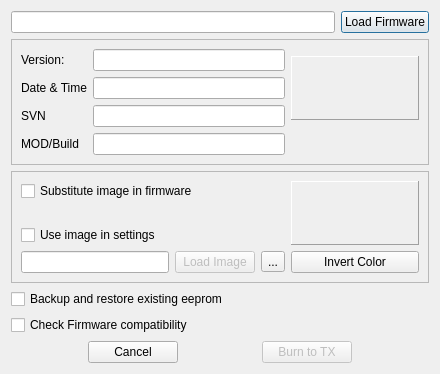
<?xml version="1.0" encoding="UTF-8"?>
<ui version="4.0">
 <class>burnDialog</class>
 <widget class="QDialog" name="burnDialog">
  <property name="geometry">
   <rect>
    <x>0</x>
    <y>0</y>
    <width>440</width>
    <height>354</height>
   </rect>
  </property>
  <property name="sizePolicy">
   <sizepolicy hsizetype="MinimumExpanding" vsizetype="Minimum">
    <horstretch>0</horstretch>
    <verstretch>0</verstretch>
   </sizepolicy>
  </property>
  <property name="minimumSize">
   <size>
    <width>440</width>
    <height>0</height>
   </size>
  </property>
  <property name="windowTitle">
   <string>Customize Splash</string>
  </property>
  <property name="windowIcon">
   <iconset>
    <normaloff>:/images/c_home.png</normaloff>:/images/c_home.png</iconset>
  </property>
  <layout class="QGridLayout" name="gridLayout_7">
   <item row="0" column="0">
    <layout class="QGridLayout" name="gridLayout_4">
     <item row="1" column="0">
      <widget class="QFrame" name="FramFWInfo">
       <property name="sizePolicy">
        <sizepolicy hsizetype="MinimumExpanding" vsizetype="Minimum">
         <horstretch>0</horstretch>
         <verstretch>0</verstretch>
        </sizepolicy>
       </property>
       <property name="frameShape">
        <enum>QFrame::StyledPanel</enum>
       </property>
       <property name="frameShadow">
        <enum>QFrame::Raised</enum>
       </property>
       <layout class="QGridLayout" name="gridLayout_5">
        <item row="0" column="0">
         <widget class="QLabel" name="versionLabel">
          <property name="text">
           <string>Version:</string>
          </property>
         </widget>
        </item>
        <item row="0" column="1">
         <widget class="QLineEdit" name="VersionField">
          <property name="readOnly">
           <bool>true</bool>
          </property>
         </widget>
        </item>
        <item row="0" column="2" rowspan="3">
         <widget class="QLabel" name="FwImage">
          <property name="sizePolicy">
           <sizepolicy hsizetype="Minimum" vsizetype="Minimum">
            <horstretch>0</horstretch>
            <verstretch>0</verstretch>
           </sizepolicy>
          </property>
          <property name="minimumSize">
           <size>
            <width>128</width>
            <height>64</height>
           </size>
          </property>
          <property name="maximumSize">
           <size>
            <width>128</width>
            <height>64</height>
           </size>
          </property>
          <property name="frameShape">
           <enum>QFrame::Panel</enum>
          </property>
          <property name="frameShadow">
           <enum>QFrame::Raised</enum>
          </property>
          <property name="text">
           <string/>
          </property>
          <property name="scaledContents">
           <bool>true</bool>
          </property>
         </widget>
        </item>
        <item row="1" column="0">
         <widget class="QLabel" name="dateLabel">
          <property name="text">
           <string>Date &amp; Time</string>
          </property>
         </widget>
        </item>
        <item row="1" column="1">
         <widget class="QLineEdit" name="DateField">
          <property name="readOnly">
           <bool>true</bool>
          </property>
         </widget>
        </item>
        <item row="2" column="0">
         <widget class="QLabel" name="svnLabel">
          <property name="text">
           <string>SVN</string>
          </property>
         </widget>
        </item>
        <item row="2" column="1">
         <widget class="QLineEdit" name="SVNField">
          <property name="readOnly">
           <bool>true</bool>
          </property>
         </widget>
        </item>
        <item row="3" column="0">
         <widget class="QLabel" name="buildLabel">
          <property name="text">
           <string>MOD/Build</string>
          </property>
         </widget>
        </item>
        <item row="3" column="1">
         <widget class="QLineEdit" name="ModField">
          <property name="readOnly">
           <bool>true</bool>
          </property>
         </widget>
        </item>
       </layout>
      </widget>
     </item>
     <item row="0" column="0">
      <layout class="QHBoxLayout" name="horizontalLayout_2">
       <item>
        <widget class="QLineEdit" name="FWFileName">
         <property name="enabled">
          <bool>true</bool>
         </property>
         <property name="sizePolicy">
          <sizepolicy hsizetype="Expanding" vsizetype="Minimum">
           <horstretch>0</horstretch>
           <verstretch>0</verstretch>
          </sizepolicy>
         </property>
         <property name="readOnly">
          <bool>true</bool>
         </property>
        </widget>
       </item>
       <item>
        <widget class="QPushButton" name="FlashLoadButton">
         <property name="sizePolicy">
          <sizepolicy hsizetype="Minimum" vsizetype="Minimum">
           <horstretch>0</horstretch>
           <verstretch>0</verstretch>
          </sizepolicy>
         </property>
         <property name="text">
          <string>Load Firmware</string>
         </property>
        </widget>
       </item>
      </layout>
     </item>
     <item row="2" column="0">
      <widget class="QFrame" name="SplashFrame">
       <property name="sizePolicy">
        <sizepolicy hsizetype="MinimumExpanding" vsizetype="Minimum">
         <horstretch>0</horstretch>
         <verstretch>0</verstretch>
        </sizepolicy>
       </property>
       <property name="frameShape">
        <enum>QFrame::StyledPanel</enum>
       </property>
       <property name="frameShadow">
        <enum>QFrame::Raised</enum>
       </property>
       <layout class="QGridLayout" name="gridLayout_3">
        <item row="0" column="0">
         <layout class="QGridLayout" name="SplashLayout">
          <item row="0" column="1">
           <layout class="QGridLayout" name="gridLayout_2">
            <item row="0" column="0">
             <widget class="QLabel" name="imageLabel">
              <property name="sizePolicy">
               <sizepolicy hsizetype="Minimum" vsizetype="Minimum">
                <horstretch>0</horstretch>
                <verstretch>0</verstretch>
               </sizepolicy>
              </property>
              <property name="minimumSize">
               <size>
                <width>128</width>
                <height>64</height>
               </size>
              </property>
              <property name="maximumSize">
               <size>
                <width>128</width>
                <height>64</height>
               </size>
              </property>
              <property name="frameShape">
               <enum>QFrame::Panel</enum>
              </property>
              <property name="frameShadow">
               <enum>QFrame::Raised</enum>
              </property>
              <property name="text">
               <string/>
              </property>
              <property name="scaledContents">
               <bool>true</bool>
              </property>
             </widget>
            </item>
            <item row="1" column="0">
             <layout class="QHBoxLayout" name="horizontalLayout">
              <item>
               <widget class="QPushButton" name="InvertColorButton">
                <property name="text">
                 <string>Invert Color</string>
                </property>
               </widget>
              </item>
             </layout>
            </item>
           </layout>
          </item>
          <item row="0" column="0">
           <layout class="QGridLayout" name="gridLayout">
            <item row="1" column="0">
             <layout class="QHBoxLayout" name="horizontalLayout_3">
              <item>
               <widget class="QLineEdit" name="ImageFileName">
                <property name="enabled">
                 <bool>true</bool>
                </property>
                <property name="sizePolicy">
                 <sizepolicy hsizetype="Expanding" vsizetype="Minimum">
                  <horstretch>0</horstretch>
                  <verstretch>0</verstretch>
                 </sizepolicy>
                </property>
                <property name="readOnly">
                 <bool>true</bool>
                </property>
               </widget>
              </item>
              <item>
               <widget class="QPushButton" name="ImageLoadButton">
                <property name="enabled">
                 <bool>false</bool>
                </property>
                <property name="text">
                 <string>Load Image</string>
                </property>
               </widget>
              </item>
              <item>
               <widget class="QToolButton" name="libraryButton">
                <property name="toolTip">
                 <string>Open Splash Library</string>
                </property>
                <property name="text">
                 <string>...</string>
                </property>
                <property name="icon">
                 <iconset resource="companion9x.qrc">
                  <normaloff>:/images/library.png</normaloff>:/images/library.png</iconset>
                </property>
                <property name="iconSize">
                 <size>
                  <width>16</width>
                  <height>16</height>
                 </size>
                </property>
               </widget>
              </item>
             </layout>
            </item>
            <item row="0" column="0">
             <layout class="QGridLayout" name="gridLayout_6">
              <item row="0" column="0">
               <widget class="QCheckBox" name="PatchFWCB">
                <property name="text">
                 <string>Substitute image in firmware</string>
                </property>
               </widget>
              </item>
              <item row="2" column="0">
               <widget class="QCheckBox" name="PreferredImageCB">
                <property name="sizePolicy">
                 <sizepolicy hsizetype="MinimumExpanding" vsizetype="Fixed">
                  <horstretch>0</horstretch>
                  <verstretch>0</verstretch>
                 </sizepolicy>
                </property>
                <property name="text">
                 <string>Use image in settings</string>
                </property>
               </widget>
              </item>
              <item row="1" column="0">
               <spacer name="verticalSpacer_2">
                <property name="orientation">
                 <enum>Qt::Vertical</enum>
                </property>
                <property name="sizeHint" stdset="0">
                 <size>
                  <width>20</width>
                  <height>13</height>
                 </size>
                </property>
               </spacer>
              </item>
             </layout>
            </item>
           </layout>
          </item>
         </layout>
        </item>
       </layout>
      </widget>
     </item>
     <item row="4" column="0">
      <widget class="QCheckBox" name="EEpromCB">
       <property name="sizePolicy">
        <sizepolicy hsizetype="Minimum" vsizetype="Minimum">
         <horstretch>0</horstretch>
         <verstretch>0</verstretch>
        </sizepolicy>
       </property>
       <property name="text">
        <string>Check Firmware compatibility</string>
       </property>
      </widget>
     </item>
     <item row="3" column="0">
      <widget class="QCheckBox" name="EEbackupCB">
       <property name="enabled">
        <bool>true</bool>
       </property>
       <property name="text">
        <string>Backup and restore existing eeprom</string>
       </property>
       <property name="tristate">
        <bool>false</bool>
       </property>
      </widget>
     </item>
    </layout>
   </item>
   <item row="1" column="0">
    <layout class="QHBoxLayout" name="horizontalLayout_4">
     <item>
      <spacer name="hs2">
       <property name="orientation">
        <enum>Qt::Horizontal</enum>
       </property>
       <property name="sizeHint" stdset="0">
        <size>
         <width>40</width>
         <height>20</height>
        </size>
       </property>
      </spacer>
     </item>
     <item>
      <widget class="QPushButton" name="cancelButton">
       <property name="minimumSize">
        <size>
         <width>90</width>
         <height>0</height>
        </size>
       </property>
       <property name="text">
        <string>Cancel</string>
       </property>
      </widget>
     </item>
     <item>
      <spacer name="horizontalSpacer">
       <property name="orientation">
        <enum>Qt::Horizontal</enum>
       </property>
       <property name="sizeHint" stdset="0">
        <size>
         <width>40</width>
         <height>20</height>
        </size>
       </property>
      </spacer>
     </item>
     <item>
      <widget class="QPushButton" name="BurnFlashButton">
       <property name="enabled">
        <bool>false</bool>
       </property>
       <property name="minimumSize">
        <size>
         <width>90</width>
         <height>0</height>
        </size>
       </property>
       <property name="text">
        <string>Burn to TX</string>
       </property>
      </widget>
     </item>
     <item>
      <spacer name="hs2_2">
       <property name="orientation">
        <enum>Qt::Horizontal</enum>
       </property>
       <property name="sizeHint" stdset="0">
        <size>
         <width>48</width>
         <height>20</height>
        </size>
       </property>
      </spacer>
     </item>
    </layout>
   </item>
   <item row="2" column="0">
    <spacer name="verticalSpacer">
     <property name="orientation">
      <enum>Qt::Vertical</enum>
     </property>
     <property name="sizeHint" stdset="0">
      <size>
       <width>20</width>
       <height>0</height>
      </size>
     </property>
    </spacer>
   </item>
  </layout>
 </widget>
 <tabstops>
  <tabstop>FWFileName</tabstop>
  <tabstop>FlashLoadButton</tabstop>
  <tabstop>VersionField</tabstop>
  <tabstop>DateField</tabstop>
  <tabstop>SVNField</tabstop>
  <tabstop>ModField</tabstop>
  <tabstop>PatchFWCB</tabstop>
  <tabstop>PreferredImageCB</tabstop>
  <tabstop>ImageFileName</tabstop>
  <tabstop>ImageLoadButton</tabstop>
  <tabstop>libraryButton</tabstop>
  <tabstop>InvertColorButton</tabstop>
  <tabstop>EEbackupCB</tabstop>
  <tabstop>EEpromCB</tabstop>
  <tabstop>cancelButton</tabstop>
  <tabstop>BurnFlashButton</tabstop>
 </tabstops>
 <resources>
  <include location="companion9x.qrc"/>
 </resources>
 <connections/>
</ui>
